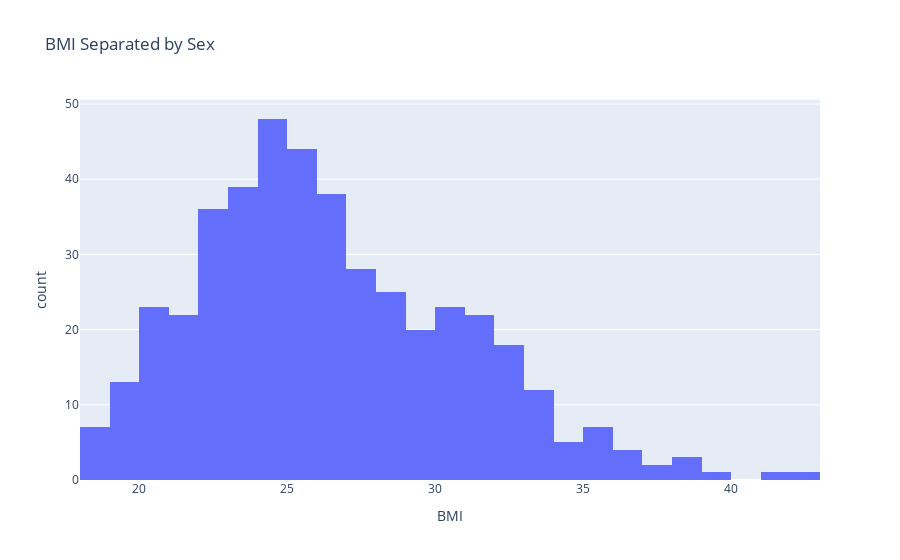

Source (notebook cell):
### Markdown cell above
&#9989; **(6 pt):** Create a histogram for BMI distribution and have it seperated by sex. Make sure to include a title.

### Code cell
## put your code here

fig = px.histogram(data, x="BMI", title="BMI Separated by Sex")
fig.show()

### Figure 1 — Plotly figure (JSON) as saved in the notebook; plotly's stock layout.template omitted (floating-point values rounded to 4 significant figures; data arrays with more than 128 entries replaced by an {"elided": "..."} marker saying what was removed)
{"data": [{"alignmentgroup": "True", "bingroup": "x", "hovertemplate": "BMI=%{x}<br>count=%{y}<extra></extra>", "legendgroup": "", "marker": {"color": "#636efa", "pattern": {"shape": ""}}, "name": "", "offsetgroup": "", "orientation": "v", "showlegend": false, "type": "histogram", "x": {"elided": "442 float values"}, "xaxis": "x", "yaxis": "y"}], "layout": {"barmode": "relative", "legend": {"tracegroupgap": 0}, "title": {"text": "BMI Separated by Sex"}, "xaxis": {"anchor": "y", "domain": [0, 1], "title": {"text": "BMI"}}, "yaxis": {"anchor": "x", "domain": [0, 1], "title": {"text": "count"}}}}
